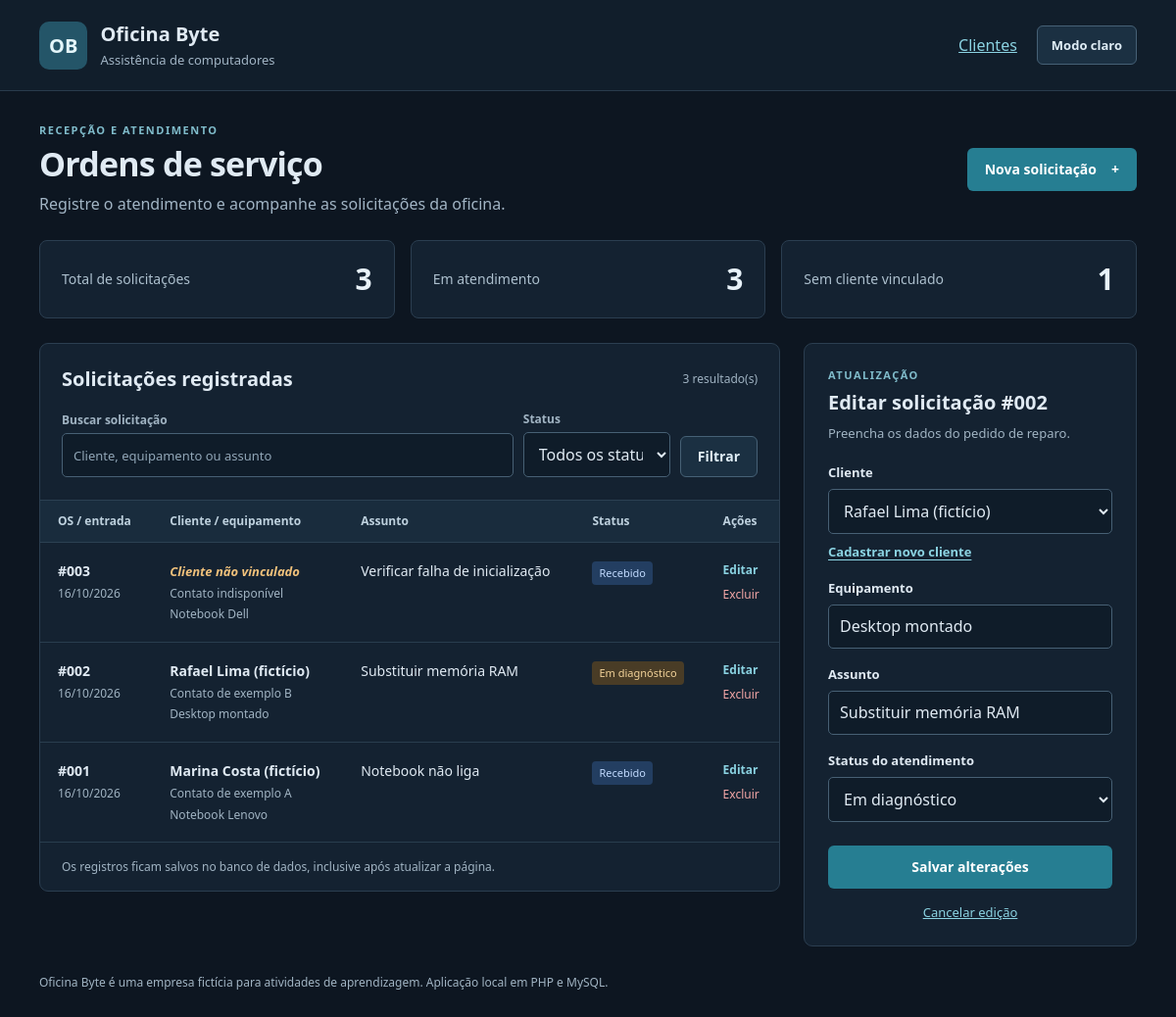
The app's page /index.php?editar=2 with its own data.
### tables this page shows
CREATE TABLE solicitacoes (
    id INT UNSIGNED NOT NULL AUTO_INCREMENT PRIMARY KEY,
    cliente_id INT UNSIGNED NULL,
    equipamento VARCHAR(100) NOT NULL,
    assunto VARCHAR(160) NOT NULL,
    status ENUM('Recebido', 'Em diagnóstico', 'Concluído') NOT NULL DEFAULT 'Recebido',
    criado_em TIMESTAMP NOT NULL DEFAULT CURRENT_TIMESTAMP,
    atualizado_em TIMESTAMP NOT NULL DEFAULT CURRENT_TIMESTAMP ON UPDATE CURRENT_TIMESTAMP,
    CONSTRAINT fk_solicitacao_cliente FOREIGN KEY (cliente_id) REFERENCES clientes(id) ON DELETE RESTRICT ON UPDATE RESTRICT
);

CREATE TABLE clientes (
    id INT UNSIGNED NOT NULL AUTO_INCREMENT PRIMARY KEY,
    nome VARCHAR(80) NOT NULL,
    contato VARCHAR(80) NOT NULL
);

### inc/app.php (called while the page is built, shortened)
<?php
function e(mixed $value): string
{
    return htmlspecialchars((string) $value, ENT_QUOTES | ENT_SUBSTITUTE, 'UTF-8');
}
function db(): PDO
{
    static $pdo;
    if (!$pdo) {
        $config = require dirname(__DIR__) . '/config.php';
        try {
            $pdo = new PDO(
                sprintf('mysql:host=%s;port=%d;dbname=%s;charset=utf8mb4', $config['host'], $config['port'], $config['database']),
                $config['username'], $config['password'],
                [PDO::ATTR_ERRMODE => PDO::ERRMODE_EXCEPTION, PDO::ATTR_DEFAULT_FETCH_MODE => PDO::FETCH_ASSOC, PDO::ATTR_EMULATE_PREPARES => false]
            );
        } catch (PDOException $exception) {
            error_log('Oficina SENAC: conexão indisponível. Código: ' . $exception->getCode());
            http_response_code(503);
            exit('Não foi possível conectar ao banco da demonstração. Verifique o MySQL e a configuração local.');
        }
    }
    return $pdo;
}
function orderCode(int $id): string
{
    return '#' . str_pad((string) $id, 3, '0', STR_PAD_LEFT);
}

### index.php (the view, shortened to what this page needs)
<?php
require __DIR__ . '/inc/app.php';
$form = ['cliente_id' => '', 'equipamento' => '', 'assunto' => '', 'status' => 'Recebido'];
$errors = [];
$editId = filter_var($_GET['editar'] ?? 0, FILTER_VALIDATE_INT, ['options' => ['min_range' => 0]]);
if ($editId) {
    $query = db()->prepare('SELECT * FROM solicitacoes WHERE id=?');
    $query->execute([$editId]);
    $existing = $query->fetch();
    $form = array_intersect_key($existing, $form);
}
$q = is_string($_GET['q'] ?? null) ? mb_substr(trim($_GET['q']), 0, 100) : '';
$where = []; $params = [];
$sql = 'SELECT s.*, c.nome AS cliente_nome, c.contato AS cliente_contato FROM solicitacoes s LEFT JOIN clientes c ON c.id = s.cliente_id' . ($where ? ' WHERE ' . implode(' AND ', $where) : '') . ' ORDER BY s.id DESC';
$query = db()->prepare($sql); $query->execute($params); $rows = $query->fetchAll();
$stats = db()->query("SELECT COUNT(*) AS total, COALESCE(SUM(status <> 'Concluído'),0) AS abertas, COALESCE(SUM(status = 'Concluído'),0) AS concluidas, COALESCE(SUM(cliente_id IS NULL),0) AS sem_cliente FROM solicitacoes")->fetch();
$focusId = $errors ? (array_key_exists('cliente_id', $errors) ? 'cliente_id' : (array_key_exists('assunto', $errors) ? 'assunto' : 'equipamento')) : '';
$clients = db()->query('SELECT id, nome FROM clientes ORDER BY nome')->fetchAll();
?><!doctype html>
<html lang="pt-BR" data-theme="dark"><head><link rel="stylesheet" href="assets/style.css"><link rel="stylesheet" href="assets/theme.css"></head>
<body><header class="topbar"><div class="brand"><span class="brandmark" aria-hidden="true">OB</span><div><strong>Oficina Byte</strong><span>Assistência de computadores</span></div></div><div class="topbar-actions"><a href="clientes.php" class="nav-link">Clientes</a><button type="button" id="alternar-tema" class="theme-toggle" aria-label="Ativar modo claro">Modo claro</button></div></header>
<main><div class="page-heading"><div><p class="eyebrow">RECEPÇÃO E ATENDIMENTO</p><h1>Ordens de serviço</h1><p class="subtitle">Registre o atendimento e acompanhe as solicitações da oficina.</p></div><a class="button primary" href="index.php#formulario">Nova solicitação <span aria-hidden="true">+</span></a></div>
<div class="metrics"><div><span>Total de solicitações</span><strong><?= (int)$stats['total'] ?></strong></div><div><span>Em atendimento</span><strong><?= (int)$stats['abertas'] ?></strong></div><div><span>Sem cliente vinculado</span><strong><?= (int)$stats['sem_cliente'] ?></strong></div></div>
<div class="workspace"><section class="records" aria-labelledby="list-title"><div class="section-heading"><h2 id="list-title">Solicitações registradas</h2><span><?= count($rows) ?> resultado(s)</span></div>
<form class="filters" method="get" action="index.php"><div><label for="busca">Buscar solicitação</label><input id="busca" name="q" value="<?= e($q) ?>" placeholder="Cliente, equipamento ou assunto"></div><div><label for="filtro-status">Status</label><select id="filtro-status" name="status"><option value="">Todos os status</option></select></div><button class="button secondary" type="submit">Filtrar</button></form>
<div class="table-scroll"><table><thead><tr><th>OS / entrada</th><th>Cliente / equipamento</th><th>Assunto</th><th>Status</th><th>Ações</th></tr></thead><tbody>
<?php foreach($rows as $row): ?><tr data-id="<?= (int)$row['id'] ?>"><td><strong><?= e(orderCode((int)$row['id'])) ?></strong><small><?= e(date('d/m/Y', strtotime($row['criado_em']))) ?></small></td><td><?php if ($row['cliente_id'] === null): ?><strong class="missing">Cliente não vinculado</strong><small>Contato indisponível</small><?php else: ?><strong><?= e($row['cliente_nome']) ?></strong><small><?= e($row['cliente_contato']) ?></small><?php endif; ?><small><?= e($row['equipamento']) ?></small></td><td class="subject"><?php if(trim($row['assunto'])===''): ?><span class="missing">Sem assunto</span><?php else: ?><?= e($row['assunto']) ?><?php endif; ?></td><td><span class="status <?= $row['status']==='Concluído'?'done':($row['status']==='Em diagnóstico'?'progress':'new') ?>"><?= e($row['status']) ?></span></td><td><div class="actions"><a href="index.php?editar=<?= (int)$row['id'] ?>#formulario" aria-label="Editar solicitação <?= e(orderCode((int)$row['id'])) ?>">Editar</a><form method="post" action="excluir.php" data-delete="<?= e(orderCode((int)$row['id'])) ?>"><input type="hidden" name="csrf" value="<?= e(token()) ?>"><input type="hidden" name="id" value="<?= (int)$row['id'] ?>"><button type="submit" class="delete" aria-label="Excluir solicitação <?= e(orderCode((int)$row['id'])) ?>">Excluir</button></form></div></td></tr><?php endforeach; ?>
</tbody></table></div><p class="storage-note">Os registros ficam salvos no banco de dados, inclusive após atualizar a página.</p></section>
<section class="editor" aria-labelledby="form-title"><p class="eyebrow"><?= $editId?'ATUALIZAÇÃO':'NOVO ATENDIMENTO' ?></p><h2 id="form-title"><?= $editId?'Editar solicitação '.e(orderCode($editId)):'Nova solicitação' ?></h2><p class="form-description">Preencha os dados do pedido de reparo.</p>
<form id="formulario" method="post" action="salvar.php" data-focus="<?= e($focusId) ?>"><input type="hidden" name="csrf" value="<?= e(token()) ?>"><input type="hidden" name="id" value="<?= (int)$editId ?>">
<label for="cliente_id">Cliente</label><select id="cliente_id" name="cliente_id" <?= isset($errors['cliente_id'])?'aria-invalid="true" aria-describedby="erro-cliente"':'' ?>><option value="">Selecione um cliente</option><?php foreach ($clients as $client): ?><option value="<?= (int)$client['id'] ?>" <?= (string)$form['cliente_id']===(string)$client['id']?'selected':'' ?>><?= e($client['nome']) ?></option><?php endforeach; ?></select>
<a class="new-client-link" href="clientes.php?novo=1#formulario">Cadastrar novo cliente</a>
<label for="equipamento">Equipamento</label><input id="equipamento" name="equipamento" maxlength="100" required value="<?= e($form['equipamento']) ?>" placeholder="Ex.: notebook Dell" autocomplete="off">
<label for="assunto">Assunto</label><input id="assunto" name="assunto" required maxlength="160" value="<?= e($form['assunto']) ?>" placeholder="Ex.: computador não liga" <?= isset($errors['assunto'])?'aria-invalid="true" aria-describedby="erro-assunto"':'' ?> autocomplete="off">
<label for="status">Status do atendimento</label><select id="status" name="status"><?php foreach(STATUS_OPTIONS as $option): ?><option <?= $form['status']===$option?'selected':'' ?>><?= e($option) ?></option><?php endforeach; ?></select>
<button type="submit" class="button primary submit"><?= $editId?'Salvar alterações':'Cadastrar solicitação' ?></button><?php if($editId): ?><a class="cancel" href="index.php#formulario">Cancelar edição</a><?php endif; ?></form></section></div>
<footer>Oficina Byte é uma empresa fictícia para atividades de aprendizagem. Aplicação local em PHP e MySQL.</footer></main></body></html>

### assets/style.css (style rules this page uses)
:root { font:16px/1.45 "Segoe UI",Arial,sans-serif;color:#162e40;background:#f3f6f8;font-synthesis:none }
* { box-sizing:border-box }
body { margin:0 }
a { color:#166678 }
button,input,select { font:inherit }
button,a { touch-action:manipulation }
.topbar { padding:20px 40px;display:flex;justify-content:space-between;align-items:center;border-bottom:1px solid #dce4ea;background:#fff }
.brand { display:flex;align-items:center;gap:13px }
.brandmark { background:#143c50;color:#fff;padding:10px;border-radius:10px;font-weight:800;font-size:20px }
.brand strong { display:block;font-size:20px }
.brand div>span { color:#627580;font-size:13px }
main { max-width:1510px;margin:0 auto;padding:32px 40px }
.page-heading { display:flex;align-items:center;justify-content:space-between;gap:20px;margin-bottom:25px }
.eyebrow { font-size:11px;letter-spacing:1.5px;font-weight:700;color:#477384;margin:0 0 7px }
h1 { font-size:34px;letter-spacing:-.8px;line-height:1.15;margin:0 0 10px }
.subtitle { color:#5a6d7a;margin:0 }
h2 { font-size:20px;line-height:1.3;margin:0 }
.button { display:inline-flex;align-items:center;justify-content:center;gap:15px;text-decoration:none;border:1px solid transparent;border-radius:6px;padding:11px 17px;font-weight:600;font-size:14px;cursor:pointer }
.primary { background:#126478;color:#fff }
.secondary { background:#fff;border-color:#c4d1db;color:#1c4c61 }
.metrics { display:grid;grid-template-columns:repeat(3,1fr);gap:16px;margin-bottom:25px }
.metrics>div { display:flex;align-items:center;justify-content:space-between;background:#fff;border:1px solid #dce4ea;border-radius:8px;padding:17px 22px }
.metrics span { color:#60717e;font-size:14px }
.metrics strong { font-size:30px;font-weight:650;color:#193e52 }
.workspace { display:grid;grid-template-columns:minmax(0,1fr) 340px;align-items:start;gap:24px }
.records,.editor { background:#fff;border:1px solid #dce4ea;border-radius:9px;overflow:hidden }
.section-heading { display:flex;align-items:center;justify-content:space-between;padding:23px 22px 0;gap:12px }
.section-heading>span { font-size:12px;color:#6a7d89 }
.filters { display:flex;align-items:end;gap:10px;padding:19px 22px 23px;flex-wrap:wrap }
.filters>div:first-child { flex:1;min-width:170px }
.filters>div:nth-child(2) { width:150px }
.filters label { font-size:12px;color:#5a7180;margin:0 0 5px }
label { display:block;font-weight:600 }
input,select { width:100%;padding:10px 11px;min-height:42px;color:#243d4d;border:1px solid #bdcbd6;border-radius:5px;background:#fff }
input::placeholder { color:#8a98a3;font-size:13px }
.filters .button { height:42px }
.table-scroll { overflow:auto }
table { width:100%;border-collapse:collapse;text-align:left;font-size:14px }
th { font-weight:600;color:#587181;background:#f7f9fb;font-size:12px;padding:12px 18px;border-block:1px solid #e3e9ee }
td { padding:19px 18px;border-bottom:1px solid #e8edf1;vertical-align:top }
td strong { font-size:14px;font-weight:650 }
td small { display:block;color:#7a8995;font-size:12px;margin-top:4px }
.subject { min-width:145px;max-width:245px;overflow-wrap:anywhere }
.missing { display:inline-block;color:#9a5a16;font-style:italic;font-size:13px }
.status { display:inline-block;border-radius:4px;padding:4px 7px;font-size:11px;white-space:nowrap }
.status.new { background:#edf1fa;color:#345b99 }
.status.progress { background:#fff2dc;color:#865d17 }
.actions { display:flex;flex-direction:column;gap:8px;font-size:12px }
.actions a { text-decoration:none;font-weight:600 }
.delete { padding:0;background:none;border:0;color:#a24d4d;font-size:12px;cursor:pointer }
.storage-note { font-size:12px;color:#778995;margin:16px 22px }
.editor { padding:24px }
.form-description { font-size:13px;color:#6e808c;margin:9px 0 21px }
.editor label { font-size:13px;margin:17px 0 7px }
.submit { width:100%;margin-top:24px }
.cancel { display:block;text-align:center;margin-top:15px;font-size:13px }
footer { margin:28px 0 5px;color:#81909b;font-size:12px }
.new-client-link { display:inline-block;margin-top:9px;font-size:13px;font-weight:600;text-underline-offset:3px }

### records on screen
solicitacoes: id "#003", criado_em "16/10/2026", shows "Cliente não vinculado", equipamento "Notebook Dell", assunto "Verificar falha de inicialização", status "Recebido"
solicitacoes: id "#002", criado_em "16/10/2026", cliente.nome "Rafael Lima (fictício)", cliente.contato "Contato de exemplo B", equipamento "Desktop montado", assunto "Substituir memória RAM", status "Em diagnóstico"
solicitacoes: id "#001", criado_em "16/10/2026", cliente.nome "Marina Costa (fictício)", cliente.contato "Contato de exemplo A", equipamento "Notebook Lenovo", assunto "Notebook não liga", status "Recebido"

### other values on screen
$stats['total'] "3"
$stats['abertas'] "3"
$stats['sem_cliente'] "1"
count($rows) "3"
orderCode($editId) "#002"
form field cliente_id "Rafael Lima (fictício)"
form field status "Em diagnóstico"
